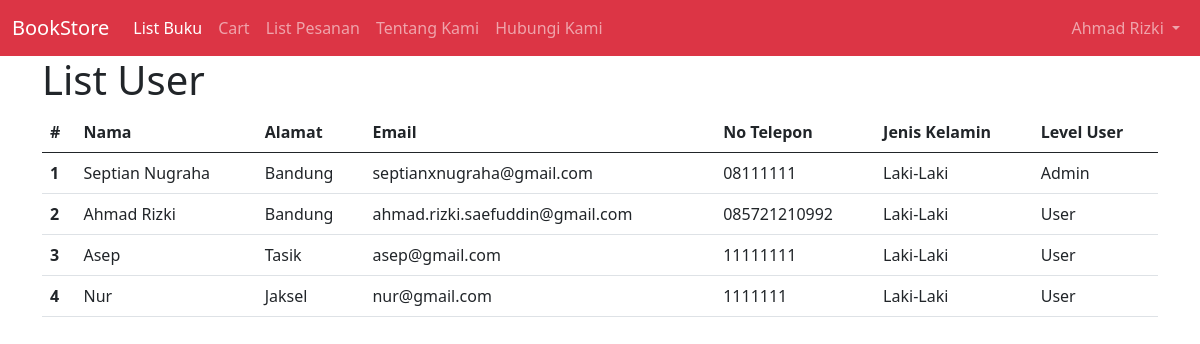
Screenshot of /list_user.php (signed in) with the database file from the repository.
### tables this page shows
CREATE TABLE `user` (
  `id` int(11) NOT NULL,
  `username` varchar(15) NOT NULL,
  `password` varchar(100) NOT NULL,
  `nama` varchar(150) NOT NULL,
  `role` enum('Admin','User') NOT NULL,
  `alamat` text NOT NULL,
  `email` varchar(255) NOT NULL,
  `no_telp` varchar(20) NOT NULL,
  `jenis_kelamin` enum('L','P') NOT NULL
);

### list_user.php (the view)
<?php include("template/header.php"); ?>
<div class="container">
    <h1>List User</h1>
    <table class="table">
        <thead>
            <tr>
                <th scope="col">#</th>
                <th scope="col">Nama</th>
                <th scope="col">Alamat</th>
                <th scope="col">Email</th>
                <th scope="col">No Telepon</th>
                <th scope="col">Jenis Kelamin</th>
                <th scope="col">Level User</th>
            </tr>
        </thead>
        <tbody>
            <?php
                $x=1;
                $query = "SELECT * FROM user";
                $data = mysqli_query($connection, $query);
                while($data_row = mysqli_fetch_assoc($data)){
                    ?>
                        <tr>
                            <th scope="row"><?=$x?></th>
                            <td><?=$data_row['nama']?></td>
                            <td><?=$data_row['alamat']?></td>
                            <td><?=$data_row['email']?></td>
                            <td><?=$data_row['no_telp']?></td>
                            <td>
                                <?php
                                    if($data_row['jenis_kelamin'] == "L"){
                                        echo "Laki-Laki";
                                    }
                                    else{
                                        echo "Perempuan";
                                    }
                                ?>
                            </td>
                            <td><?=$data_row['role']?></td>
                        </tr>
                    <?php
                    $x++;
                }
            ?>
        </tbody>
    </table>
</div>
<?php include("template/footer.php"); ?>

### rows the page displays
user: nama "Septian Nugraha", alamat "Bandung", email "septianxnugraha@gmail.com", no_telp "08111111", jenis_kelamin "Laki-Laki", role "Admin"
user: nama "Ahmad Rizki", alamat "Bandung", email "ahmad.rizki.saefuddin@gmail.com", no_telp "085721210992", jenis_kelamin "Laki-Laki", role "User"
user: nama "Asep", alamat "Tasik", email "asep@gmail.com", no_telp "11111111", jenis_kelamin "Laki-Laki", role "User"
user: nama "Nur", alamat "Jaksel", email "nur@gmail.com", no_telp "1111111", jenis_kelamin "Laki-Laki", role "User"

### other values shown
$_SESSION['nama'] "Ahmad Rizki"
